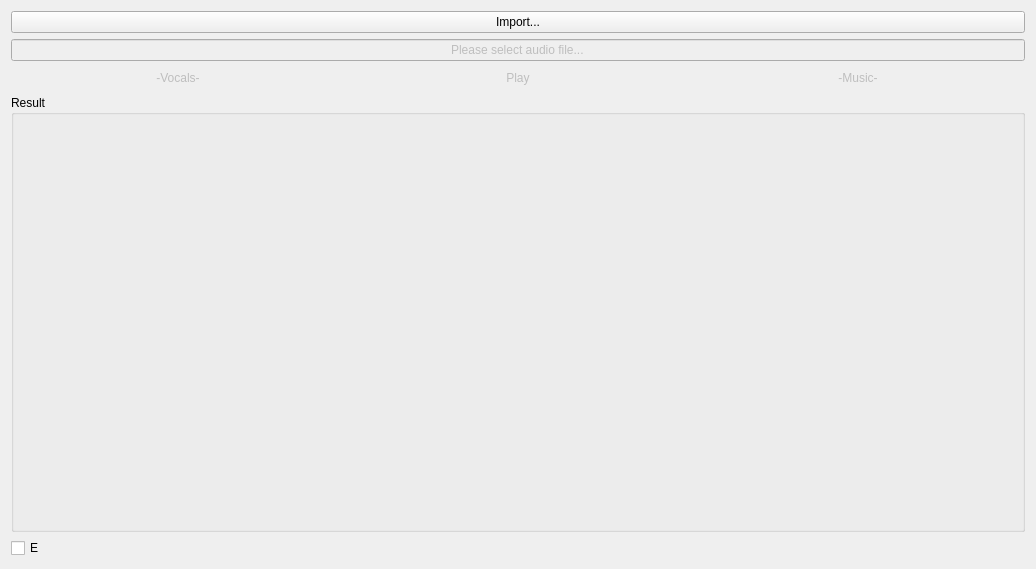
          <widget class="QWidget" name="soundSong">
           <property name="geometry">
            <rect>
             <x>0</x>
             <y>0</y>
             <width>1036</width>
             <height>569</height>
            </rect>
           </property>
           <attribute name="icon">
            <iconset>
             <normaloff>images/musical-notes-sign.png</normaloff>images/musical-notes-sign.png</iconset>
           </attribute>
           <attribute name="label">
            <string>Song Separation (Music-Vocals)</string>
           </attribute>
           <attribute name="toolTip">
            <string>This part represents Problem 4 - Part A.</string>
           </attribute>
           <layout class="QGridLayout" name="gridLayout_5">
            <item row="4" column="2">
             <widget class="QPushButton" name="btnPlayMusic">
              <property name="enabled">
               <bool>false</bool>
              </property>
              <property name="text">
               <string>-Music-</string>
              </property>
              <property name="icon">
               <iconset>
                <normaloff>images/musical-note-symbol-1.png</normaloff>images/musical-note-symbol-1.png</iconset>
              </property>
              <property name="shortcut">
               <string>Space</string>
              </property>
              <property name="checked">
               <bool>false</bool>
              </property>
              <property name="flat">
               <bool>true</bool>
              </property>
             </widget>
            </item>
            <item row="4" column="0">
             <widget class="QPushButton" name="btnPlayVocals">
              <property name="enabled">
               <bool>false</bool>
              </property>
              <property name="text">
               <string>-Vocals-</string>
              </property>
              <property name="icon">
               <iconset>
                <normaloff>images/usher.png</normaloff>images/usher.png</iconset>
              </property>
              <property name="shortcut">
               <string>Space</string>
              </property>
              <property name="checked">
               <bool>false</bool>
              </property>
              <property name="flat">
               <bool>true</bool>
              </property>
             </widget>
            </item>
            <item row="1" column="0" colspan="3">
             <widget class="QLineEdit" name="textCurrentFile">
              <property name="enabled">
               <bool>false</bool>
              </property>
              <property name="inputMask">
               <string/>
              </property>
              <property name="text">
               <string>Please select audio file...</string>
              </property>
              <property name="alignment">
               <set>Qt::AlignCenter</set>
              </property>
              <property name="readOnly">
               <bool>true</bool>
              </property>
              <property name="placeholderText">
               <string>Please select audio file or record new file...</string>
              </property>
             </widget>
            </item>
            <item row="4" column="1">
             <widget class="QPushButton" name="btnPlay">
              <property name="enabled">
               <bool>false</bool>
              </property>
              <property name="text">
               <string>Play</string>
              </property>
              <property name="icon">
               <iconset>
                <normaloff>images/right-arrowhead-black-triangular-shape.png</normaloff>images/right-arrowhead-black-triangular-shape.png</iconset>
              </property>
              <property name="shortcut">
               <string>Space</string>
              </property>
              <property name="checked">
               <bool>false</bool>
              </property>
              <property name="flat">
               <bool>true</bool>
              </property>
             </widget>
            </item>
            <item row="0" column="0" colspan="3">
             <widget class="QPushButton" name="btnImportSong">
              <property name="text">
               <string>Import...</string>
              </property>
             </widget>
            </item>
            <item row="6" column="0">
             <widget class="QCheckBox" name="checkBox">
              <property name="text">
               <string>E</string>
              </property>
             </widget>
            </item>
            <item row="5" column="0" colspan="3">
             <widget class="QGroupBox" name="groupBox_8">
              <property name="title">
               <string>Result</string>
              </property>
              <layout class="QHBoxLayout" name="horizontalLayout_8">
               <item>
                <widget class="PlotWidget" name="plotSongVocals" native="true"/>
               </item>
               <item>
                <widget class="PlotWidget" name="plotSongMusic" native="true"/>
               </item>
              </layout>
             </widget>
            </item>
           </layout>
          </widget>
